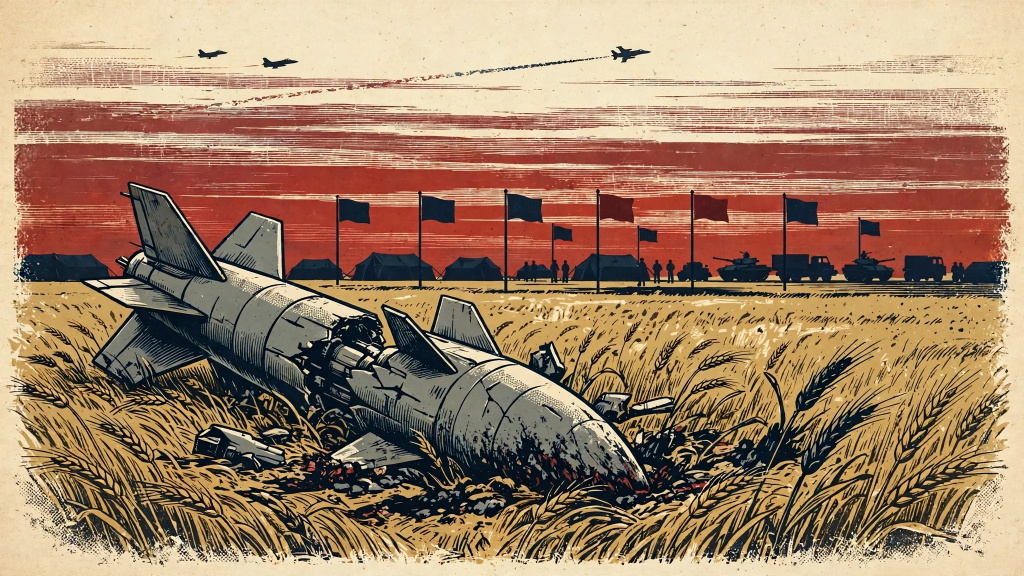
#> input picture assets/lead-illustration.webp, 2048 x 1152 px (shown at 1/2 size)
$ python make_image.py
#> lines starting #> are read from the running program, lines starting #| are printed output that depends on the picture
#!/usr/bin/env python3
"""Render THE WORLD TODAY — the 21 November 2026 front page.

Draws a 1024x1024 newspaper page with PIL: masthead, lead story with an
editorial illustration band, four columns, a markets strip and a ticker.
Deterministic: same inputs always produce the same PNG bytes.
"""

import os
import sys
from PIL import Image, ImageDraw, ImageFont

HERE = os.path.dirname(os.path.abspath(__file__))
ROOT = os.path.dirname(HERE)

PAGE = 1024
MARGIN = 36
CONTENT = PAGE - 2 * MARGIN  # 952

PAPER = (246, 241, 229)
INK = (28, 26, 22)
FADED = (74, 70, 62)
RED = (164, 31, 31)
RULE = (28, 26, 22)
BAR_RED = (164, 31, 31)
BAR_GREY = (150, 142, 128)

SERIF = "/usr/share/fonts/truetype/liberation/LiberationSerif-Regular.ttf"
SERIF_B = "/usr/share/fonts/truetype/liberation/LiberationSerif-Bold.ttf"
SERIF_I = "/usr/share/fonts/truetype/liberation/LiberationSerif-Italic.ttf"
SANS_B = "/usr/share/fonts/truetype/liberation/LiberationSans-Bold.ttf"
SANS = "/usr/share/fonts/truetype/liberation/LiberationSans-Regular.ttf"


def font(path, size):
    return ImageFont.truetype(path, size)


def wrap(draw, text, face, width):
    """Greedy word wrap returning a list of lines that fit `width`."""
    words = text.split()
    lines, current = [], ""
    for word in words:
        trial = word if not current else current + " " + word
        if draw.textlength(trial, font=face) <= width:
            current = trial
        else:
            if current:
                lines.append(current)
            current = word
    if current:
        lines.append(current)
    return lines


def draw_lines(draw, lines, face, x, y, leading, fill=INK):
    for line in lines:
        draw.text((x, y), line, font=face, fill=fill)
        y += leading
    return y


def hline(draw, x0, x1, y, width=1, fill=RULE):
    draw.line([(x0, y), (x1, y)], fill=fill, width=width)


def build_page():
    page = Image.new("RGB", (PAGE, PAGE), PAPER)
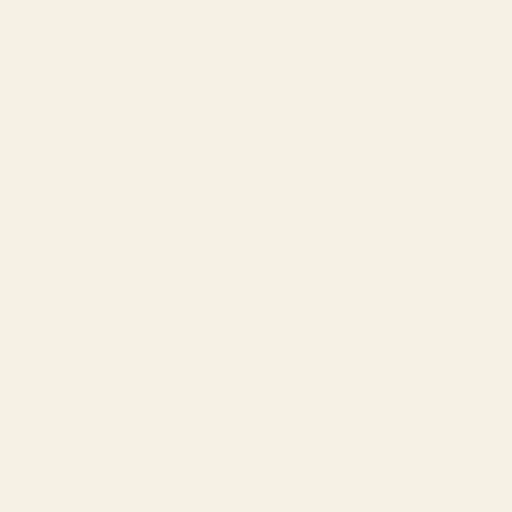
#> page: PIL image 1024x1024 RGB (shown at 1/2 size); mean R, G, B 246, 241, 229
    draw = ImageDraw.Draw(page)
    left = MARGIN
    right = PAGE - MARGIN

    # --- top eyebrow -------------------------------------------------
    small = font(SANS_B, 13)
    draw.text((left, 26), "LATE EDITION", font=small, fill=FADED)
    mid = "WORLD NEWS IN ONE PAGE"
    draw.text(((PAGE - draw.textlength(mid, font=small)) / 2, 26),
              mid, font=small, fill=FADED)
    num = "No. 325"
    draw.text((right - draw.textlength(num, font=small), 26),
              num, font=small, fill=FADED)
    hline(draw, left, right, 48, 2)

    # --- masthead ----------------------------------------------------
    mast = font(SERIF_B, 76)
    title = "THE WORLD TODAY"
    draw.text(((PAGE - draw.textlength(title, font=mast)) / 2, 56),
              title, font=mast, fill=INK)
    hline(draw, left, right, 132, 3)
    hline(draw, left, right, 137, 1)

    # --- dateline ----------------------------------------------------
    date_face = font(SERIF_B, 19)
    draw.text((left, 146), "Saturday, November 21, 2026",
              font=date_face, fill=INK)
    places = "WARSAW  ·  ANTALYA  ·  HORMUZ"
    pf = font(SANS_B, 12)
    draw.text((right - draw.textlength(places, font=pf), 149),
              places, font=pf, fill=FADED)
    hline(draw, left, right, 174, 1)

    # --- lead kicker -------------------------------------------------
    kick = font(SANS_B, 14)
    draw.text((left, 184), "SECURITY", font=kick, fill=RED)
    draw.text((left + draw.textlength("SECURITY  ", font=kick), 184),
              "·  NATO'S EASTERN FLANK — POLAND", font=kick, fill=INK)

    # --- lead headline ----------------------------------------------
    head = font(SERIF_B, 56)
    headline = ("Russian Missiles Crash in Poland "
                "as NATO Chief Rushes to Warsaw")
    y = draw_lines(draw, wrap(draw, headline, head, CONTENT),
                   head, left, 206, 56)
#> y = 318
    deck_face = font(SERIF_I, 23)
    deck = ("Two cruise missiles and a jet drone fell beside a NATO exercise; "
            "Rutte pledges to defend \u201cevery inch\u201d of Polish soil as "
            "Warsaw asks for F-35s and AWACS.")
    y = draw_lines(draw, wrap(draw, deck, deck_face, CONTENT),
                   deck_face, left, y + 6, 27, fill=FADED)
#> y = 378

    # --- hero illustration -------------------------------------------
    hero = Image.open(os.path.join(ROOT, "assets", "lead-illustration.webp"))
#> hero is the input picture: PIL image 2048x1152 RGB; mean R, G, B 160, 129.7, 103.3
    hero = hero.convert("RGB")
    # Keep the broken missile, the exercise camp and the jets: a band
    # from 24% to 72.6% of the height matches the 952x260 frame exactly.
    w0, h0 = hero.size
#> w0 = 2048; h0 = 1152
    hero = hero.crop((0, int(h0 * 0.24), w0, int(h0 * 0.726)))
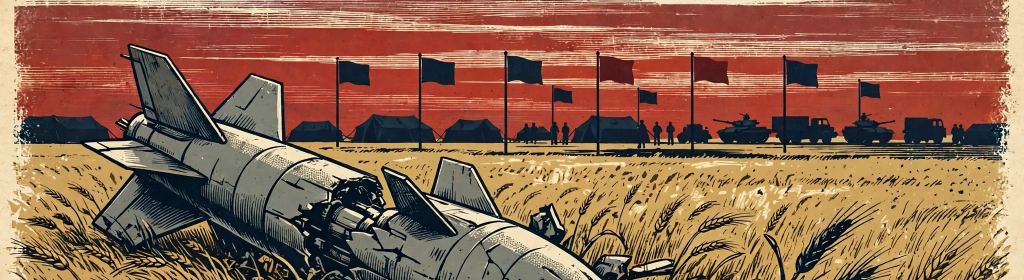
#> hero: PIL image 2048x560 RGB (shown at 1/2 size); mean R, G, B 143.2, 102.4, 79
    hero = hero.resize((CONTENT, 260), Image.LANCZOS)
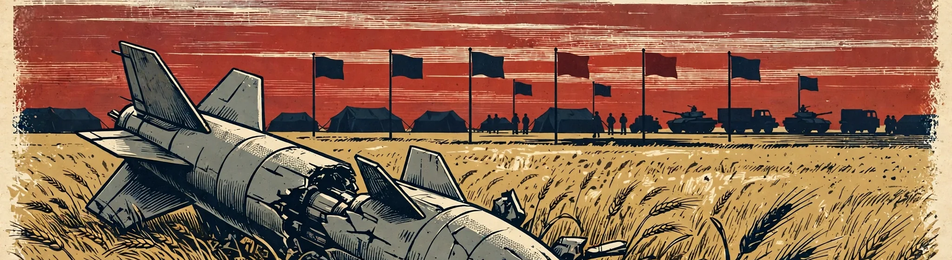
#> hero: PIL image 952x260 RGB; mean R, G, B 143.2, 102.4, 79
    hy = y + 12
#> hy = 390
    page.paste(hero, (left, hy))
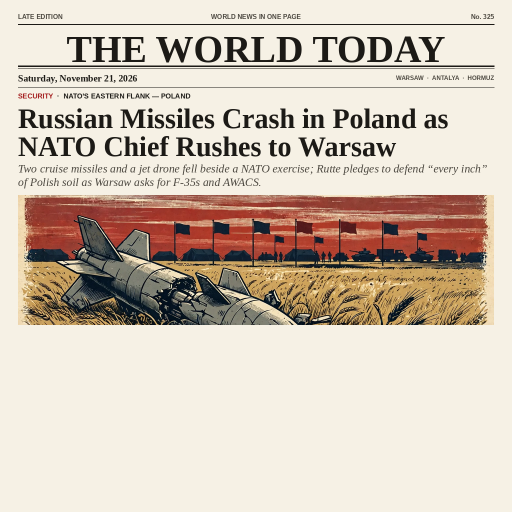
#> page: PIL image 1024x1024 RGB (shown at 1/2 size); mean R, G, B 211, 197.7, 183.4
    draw.rectangle([left, hy, right - 1, hy + 259], outline=INK, width=2)

    cap_face = font(SERIF_I, 16)
    caption = ("An artist's impression of the wrecked missile in a Polish "
               "wheat field.")
    draw.text((left, hy + 268), caption, font=cap_face, fill=FADED)
    credit = "ILLUSTRATION: MISSILE WRECKAGE IN POLAND"
    cf = font(SANS_B, 11)
    draw.text((right - draw.textlength(credit, font=cf), hy + 270),
              credit, font=cf, fill=FADED)
    y = hy + 296
#> y = 686
    hline(draw, left, right, y, 1)

    # --- four columns ------------------------------------------------
    cols = [
        ("CLIMATE · ANTALYA", "COP31 Nears a Deal at Last",
         "After two days of overtime, a new package was tabled overnight; a "
         "vote is set for Sunday morning. The presidency says fossil-fuel "
         "wording is back in, after 130 nations demanded it."),
        ("WAR IN THE GULF", "Two More Tankers Hit in the Strait",
         "Two tankers were struck off Oman on Saturday, one in the stern and "
         "one in the engine room, with no casualties. Iran says it downed a "
         "U.S. drone over Qeshm; Qatari mediators reached Tehran."),
        ("ESPIONAGE · COPENHAGEN", "Denmark Expels Russian Attach\u00e9",
         "Copenhagen says Russian intelligence plotted to kill rapper "
         "Kyivstoner at a September concert, using a banned gang. Two men are "
         "charged; Denmark halts non-essential visas for Russians."),
        ("MARKETS & AI", "Worst Week of the AI Rout",
         "The S&P 500 fell 3.7% for a seventh straight session and the Nasdaq "
         "lost 5.3%, erasing its 2026 gains. Anthropic closed at $88.30 on day "
         "two, near its $83 debut price; bitcoin slid to about $61,000."),
    ]
    gap = 16
    col_w = (CONTENT - 3 * gap) // 4
    cy = y + 12
#> cy = 698
    kick_f = font(SANS_B, 12)
    col_head = font(SERIF_B, 26)
    body_f = font(SERIF, 15)
    bottom = cy
#> bottom = 698
    for i, (kicker, head_text, body) in enumerate(cols):
        x = left + i * (col_w + gap)
        draw.text((x, cy), kicker, font=kick_f, fill=RED)
        hy2 = draw_lines(draw, wrap(draw, head_text, col_head, col_w),
                         col_head, x, cy + 18, 28)
        end = draw_lines(draw, wrap(draw, body, body_f, col_w),
                         body_f, x, hy2 + 4, 19)
        bottom = max(bottom, end)
    for i in range(3):
        vx = left + (i + 1) * col_w + i * gap + gap // 2
        draw.line([(vx, cy), (vx, bottom)], fill=(200, 192, 176), width=1)
    y = bottom + 10
#> y = 900
    hline(draw, left, right, y, 1)

    # --- markets strip -----------------------------------------------
    my = y + 10
#> my = 910
    lab = font(SANS_B, 14)
    draw.text((left, my), "MARKETS", font=lab, fill=RED)
    tick = font(SERIF_B, 20)
    px = left + 108
    draw.text((px, my - 1), "ANTHROPIC $88.30", font=tick, fill=INK)
    px += draw.textlength("ANTHROPIC $88.30  ", font=tick)
#> px = 336.2
    small_b = font(SANS_B, 12)
    draw.text((px, my + 2), "\u22129.1%",
              font=small_b, fill=RED)
    # index bars
    bx = left + 380
    bars = [("S&P 500", "-3.70%", 0.70), ("NASDAQ", "-5.28%", 1.00),
            ("DOW", "-1.93%", 0.37)]
    bar_f = font(SANS_B, 11)
    for name, pct, frac in bars:
        draw.text((bx, my + 2), name, font=bar_f, fill=FADED)
        draw.rectangle([bx + 60, my + 4, bx + 60 + 84, my + 14],
                       outline=(180, 172, 156), width=1)
        draw.rectangle([bx + 60, my + 4, bx + 60 + int(84 * frac), my + 14],
                       fill=BAR_RED)
        draw.text((bx + 150, my + 2), pct, font=bar_f, fill=INK)
        bx += 200
#> after the loop, bx = 1016
    y = my + 30
#> y = 940

    # --- bottom ticker ------------------------------------------------
    ty = y + 6
#> ty = 946
    draw.rectangle([left, ty, right, ty + 30], fill=INK)
    tick_f = font(SANS_B, 12)
    tick_text = ("ALSO SATURDAY  —  Youth rally in 25 countries over living "
                 "costs  ·  Italy's strike, a million claimed  ·  France: "
                 "82,500 march  ·  GTA VI wins praise")
    draw.text((left + 12, ty + 8), tick_text, font=tick_f, fill=PAPER)

    return page


def main():
    out_dir = os.environ.get("MAKEFUN_OUTPUT_DIR", "/output")
    os.makedirs(out_dir, exist_ok=True)
    page = build_page()
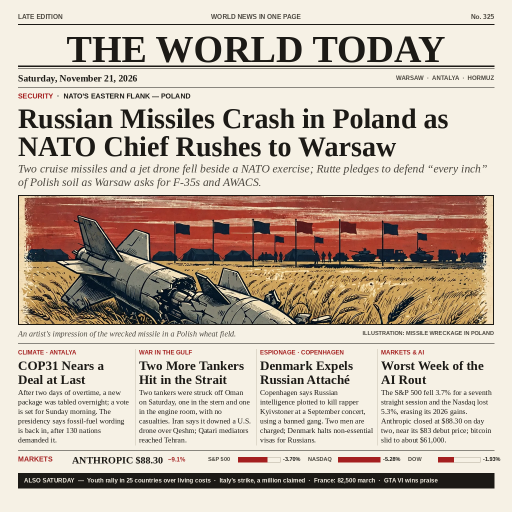
#> page: PIL image 1024x1024 RGB (shown at 1/2 size); mean R, G, B 199.3, 185.7, 171.9
    target = os.path.join(out_dir, "entry.png")
    page.save(target, format="PNG", optimize=True)
    size = os.path.getsize(target)
    print(f"wrote {target} {page.size[0]}x{page.size[1]} {size} bytes")
#| wrote /output/entry.png 1024x1024 641831 bytes
    if size > 1048576:
        print("ERROR: entry.png exceeds 1 MiB", file=sys.stderr)
        sys.exit(1)


if __name__ == "__main__":
    main()

$ run again, with assets/candidate-b.webp copied over assets/lead-illustration.webp
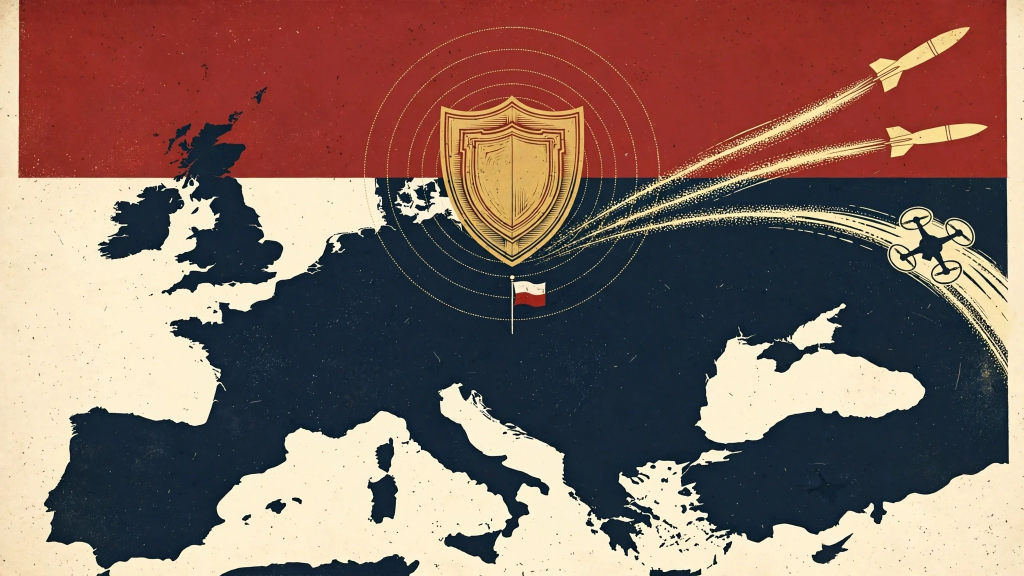
#> input picture assets/candidate-b.webp, 2048 x 1152 px (shown at 1/2 size)
#> in build_page, `y = draw_lines(draw, wrap(draw, headline, head, CONTENT), head, left, ..`: y = 318
#> in build_page, `y = draw_lines(draw, wrap(draw, deck, deck_face, CONTENT), deck_face, ..`: y = 378
#> in build_page, hero is the input picture: PIL image 2048x1152 RGB; mean R, G, B 132.5, 105.7, 96.6
#> in build_page, `hero = hero.resize((CONTENT, 260), Image.LANCZOS)`:
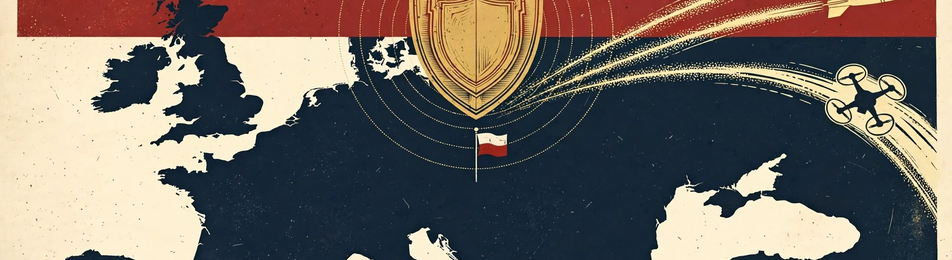
#> hero: PIL image 952x260 RGB; mean R, G, B 115.2, 106.8, 99.5
#> hy = 390
#> in build_page, `y = hy + 296`: y = 686
#> cy = 698
#> in build_page, `y = bottom + 10`: y = 900
#> my = 910
#> px = 336.2
#> after the loop in build_page, `for name, pct, frac in bars:`: bx = 1016
#> in build_page, `y = my + 30`: y = 940
#> ty = 946
#> in main, `page = build_page()`:
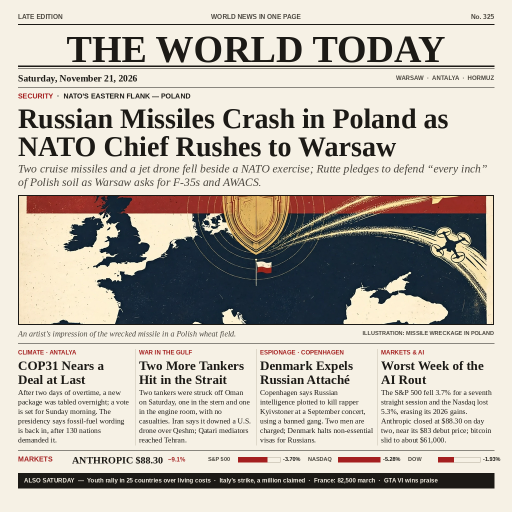
#> page: PIL image 1024x1024 RGB (shown at 1/2 size); mean R, G, B 192.8, 186.9, 176.8
#| wrote /output/entry.png 1024x1024 488840 bytes
